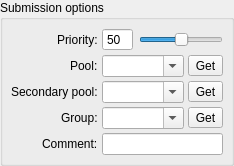
         <widget class="QGroupBox" name="submission_groupBox">
          <property name="sizePolicy">
           <sizepolicy hsizetype="Preferred" vsizetype="Maximum">
            <horstretch>0</horstretch>
            <verstretch>0</verstretch>
           </sizepolicy>
          </property>
          <property name="title">
           <string>Submission options</string>
          </property>
          <property name="expandable" stdset="0">
           <bool>true</bool>
          </property>
          <property name="xmlCategory" stdset="0">
           <string>submission</string>
          </property>
          <layout class="QFormLayout" name="submission_formLayout">
           <property name="labelAlignment">
            <set>Qt::AlignRight|Qt::AlignTrailing|Qt::AlignVCenter</set>
           </property>
           <property name="formAlignment">
            <set>Qt::AlignLeading|Qt::AlignLeft|Qt::AlignVCenter</set>
           </property>
           <property name="horizontalSpacing">
            <number>4</number>
           </property>
           <property name="verticalSpacing">
            <number>4</number>
           </property>
           <property name="leftMargin">
            <number>8</number>
           </property>
           <property name="topMargin">
            <number>8</number>
           </property>
           <property name="rightMargin">
            <number>8</number>
           </property>
           <property name="bottomMargin">
            <number>8</number>
           </property>
           <item row="5" column="0">
            <widget class="QLabel" name="comment_label">
             <property name="text">
              <string>Comment:</string>
             </property>
            </widget>
           </item>
           <item row="1" column="0">
            <widget class="QLabel" name="pool_label">
             <property name="text">
              <string>Pool:</string>
             </property>
            </widget>
           </item>
           <item row="3" column="0">
            <widget class="QLabel" name="group_label">
             <property name="text">
              <string>Group:</string>
             </property>
            </widget>
           </item>
           <item row="5" column="1">
            <widget class="QFrame" name="comment_frame">
             <property name="lineWidth">
              <number>0</number>
             </property>
             <layout class="QHBoxLayout" name="comment_horizontalLayout">
              <property name="spacing">
               <number>2</number>
              </property>
              <property name="leftMargin">
               <number>0</number>
              </property>
              <property name="topMargin">
               <number>0</number>
              </property>
              <property name="rightMargin">
               <number>0</number>
              </property>
              <property name="bottomMargin">
               <number>0</number>
              </property>
              <item>
               <widget class="QLineEdit" name="comment_lineEdit">
                <property name="toolTip">
                 <string>&lt;html&gt;&lt;head/&gt;&lt;body&gt;&lt;p&gt;Add notes about this render job (optional).&lt;/p&gt;&lt;/body&gt;&lt;/html&gt;</string>
                </property>
                <property name="text">
                 <string/>
                </property>
                <property name="xmlTag" stdset="0">
                 <string>comment</string>
                </property>
               </widget>
              </item>
             </layout>
            </widget>
           </item>
           <item row="1" column="1">
            <widget class="QFrame" name="pool_frame">
             <property name="lineWidth">
              <number>0</number>
             </property>
             <layout class="QHBoxLayout" name="pool_horizontalLayout">
              <property name="spacing">
               <number>4</number>
              </property>
              <property name="leftMargin">
               <number>0</number>
              </property>
              <property name="topMargin">
               <number>0</number>
              </property>
              <property name="rightMargin">
               <number>0</number>
              </property>
              <property name="bottomMargin">
               <number>0</number>
              </property>
              <item>
               <widget class="QComboBox" name="pool_comboBox">
                <property name="sizePolicy">
                 <sizepolicy hsizetype="MinimumExpanding" vsizetype="Fixed">
                  <horstretch>0</horstretch>
                  <verstretch>0</verstretch>
                 </sizepolicy>
                </property>
                <property name="editable">
                 <bool>true</bool>
                </property>
                <property name="insertPolicy">
                 <enum>QComboBox::InsertAtTop</enum>
                </property>
                <property name="xmlTag" stdset="0">
                 <string>pool</string>
                </property>
               </widget>
              </item>
              <item>
               <widget class="QToolButton" name="getPools_toolButton">
                <property name="toolTip">
                 <string>Get pools from Deadline</string>
                </property>
                <property name="text">
                 <string>Get</string>
                </property>
                <property name="iconSize">
                 <size>
                  <width>15</width>
                  <height>15</height>
                 </size>
                </property>
                <property name="toolButtonStyle">
                 <enum>Qt::ToolButtonIconOnly</enum>
                </property>
                <property name="noBackground" stdset="0">
                 <bool>false</bool>
                </property>
               </widget>
              </item>
             </layout>
            </widget>
           </item>
           <item row="3" column="1">
            <widget class="QFrame" name="group_frame">
             <property name="lineWidth">
              <number>0</number>
             </property>
             <layout class="QHBoxLayout" name="group_horizontalLayout">
              <property name="spacing">
               <number>4</number>
              </property>
              <property name="leftMargin">
               <number>0</number>
              </property>
              <property name="topMargin">
               <number>0</number>
              </property>
              <property name="rightMargin">
               <number>0</number>
              </property>
              <property name="bottomMargin">
               <number>0</number>
              </property>
              <item>
               <widget class="QComboBox" name="group_comboBox">
                <property name="sizePolicy">
                 <sizepolicy hsizetype="MinimumExpanding" vsizetype="Fixed">
                  <horstretch>0</horstretch>
                  <verstretch>0</verstretch>
                 </sizepolicy>
                </property>
                <property name="editable">
                 <bool>true</bool>
                </property>
                <property name="insertPolicy">
                 <enum>QComboBox::InsertAtTop</enum>
                </property>
                <property name="xmlTag" stdset="0">
                 <string>group</string>
                </property>
               </widget>
              </item>
              <item>
               <widget class="QToolButton" name="getGroups_toolButton">
                <property name="toolTip">
                 <string>Get groups from Deadline</string>
                </property>
                <property name="text">
                 <string>Get</string>
                </property>
                <property name="iconSize">
                 <size>
                  <width>15</width>
                  <height>15</height>
                 </size>
                </property>
                <property name="toolButtonStyle">
                 <enum>Qt::ToolButtonIconOnly</enum>
                </property>
                <property name="noBackground" stdset="0">
                 <bool>false</bool>
                </property>
               </widget>
              </item>
             </layout>
            </widget>
           </item>
           <item row="2" column="1">
            <widget class="QFrame" name="pool2_frame">
             <property name="lineWidth">
              <number>0</number>
             </property>
             <layout class="QHBoxLayout" name="pool2_horizontalLayout">
              <property name="spacing">
               <number>4</number>
              </property>
              <property name="leftMargin">
               <number>0</number>
              </property>
              <property name="topMargin">
               <number>0</number>
              </property>
              <property name="rightMargin">
               <number>0</number>
              </property>
              <property name="bottomMargin">
               <number>0</number>
              </property>
              <item>
               <widget class="QComboBox" name="pool2_comboBox">
                <property name="sizePolicy">
                 <sizepolicy hsizetype="MinimumExpanding" vsizetype="Fixed">
                  <horstretch>0</horstretch>
                  <verstretch>0</verstretch>
                 </sizepolicy>
                </property>
                <property name="editable">
                 <bool>true</bool>
                </property>
                <property name="insertPolicy">
                 <enum>QComboBox::InsertAtTop</enum>
                </property>
                <property name="xmlTag" stdset="0">
                 <string>secondaryPool</string>
                </property>
               </widget>
              </item>
              <item>
               <widget class="QToolButton" name="getPools2_toolButton">
                <property name="toolTip">
                 <string>Get pools from Deadline</string>
                </property>
                <property name="text">
                 <string>Get</string>
                </property>
                <property name="iconSize">
                 <size>
                  <width>15</width>
                  <height>15</height>
                 </size>
                </property>
                <property name="toolButtonStyle">
                 <enum>Qt::ToolButtonIconOnly</enum>
                </property>
                <property name="noBackground" stdset="0">
                 <bool>false</bool>
                </property>
               </widget>
              </item>
             </layout>
            </widget>
           </item>
           <item row="2" column="0">
            <widget class="QLabel" name="pool2_label">
             <property name="text">
              <string>Secondary pool:</string>
             </property>
            </widget>
           </item>
           <item row="0" column="0">
            <widget class="QLabel" name="priority_label">
             <property name="text">
              <string>Priority:</string>
             </property>
            </widget>
           </item>
           <item row="0" column="1">
            <widget class="QFrame" name="priority_frame">
             <property name="lineWidth">
              <number>0</number>
             </property>
             <layout class="QHBoxLayout" name="priority_horizontalLayout">
              <property name="spacing">
               <number>6</number>
              </property>
              <property name="leftMargin">
               <number>0</number>
              </property>
              <property name="topMargin">
               <number>0</number>
              </property>
              <property name="rightMargin">
               <number>0</number>
              </property>
              <property name="bottomMargin">
               <number>0</number>
              </property>
              <item>
               <widget class="QSpinBox" name="priority_spinBox">
                <property name="toolTip">
                 <string>&lt;html&gt;&lt;head/&gt;&lt;body&gt;&lt;p&gt;Set the priority for this render job. Higher priority jobs will be rendered first. Setting the priority to zero will submit the job as paused.&lt;/p&gt;&lt;/body&gt;&lt;/html&gt;</string>
                </property>
                <property name="buttonSymbols">
                 <enum>QAbstractSpinBox::NoButtons</enum>
                </property>
                <property name="minimum">
                 <number>0</number>
                </property>
                <property name="maximum">
                 <number>100</number>
                </property>
                <property name="value">
                 <number>50</number>
                </property>
                <property name="xmlTag" stdset="0">
                 <string>priority</string>
                </property>
               </widget>
              </item>
              <item>
               <widget class="QSlider" name="priority_slider">
                <property name="minimum">
                 <number>0</number>
                </property>
                <property name="maximum">
                 <number>100</number>
                </property>
                <property name="value">
                 <number>50</number>
                </property>
                <property name="orientation">
                 <enum>Qt::Horizontal</enum>
                </property>
                <property name="tickPosition">
                 <enum>QSlider::NoTicks</enum>
                </property>
                <property name="tickInterval">
                 <number>10</number>
                </property>
               </widget>
              </item>
             </layout>
            </widget>
           </item>
          </layout>
         </widget>
